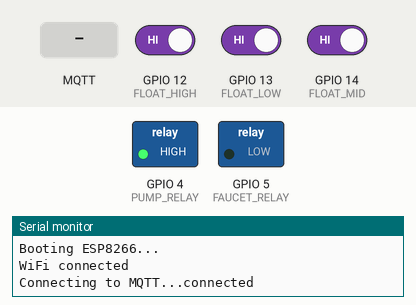
A sketch run on a simulated ESP8266 (NodeMCU). Parts: switched loads named in the sketch (green lamp = pin HIGH), the last lines printed to the serial monitor. The test bench sets the inputs (shaded band); at power-on: GPIO 12 (FLOAT_HIGH) HIGH, GPIO 14 (FLOAT_MID) HIGH, GPIO 13 (FLOAT_LOW) HIGH. WiFi joins after 1.5 s; servers stay silent unless stated; no MQTT or app messages arrive unless stated.

Above: at 2.7 s.
2.8 s: MQTT message "water-level/mode" arrives on the second subscribed topic
At 4.3 s:
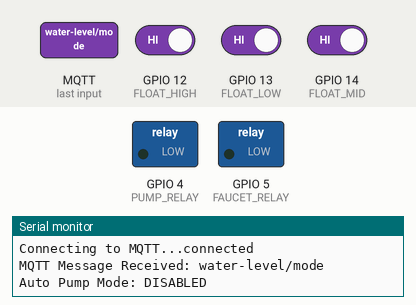
5.0 s: MQTT message "true" arrives on the first subscribed topic
At 5.8 s:
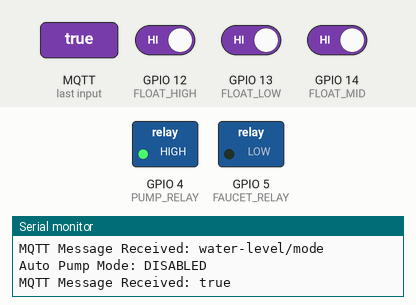
7.0 s: GPIO 12 (FLOAT_HIGH) driven LOW
At 8.6 s:
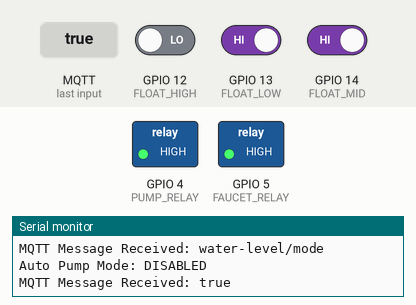
9.0 s: GPIO 12 (FLOAT_HIGH) driven HIGH
At 10.1 s:
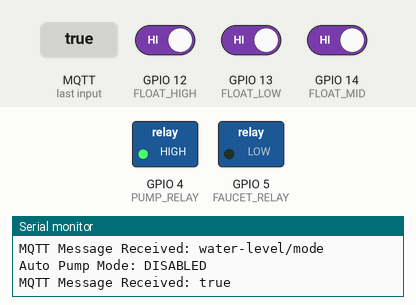
11.0 s: GPIO 14 (FLOAT_MID) driven LOW
At 12.7 s:
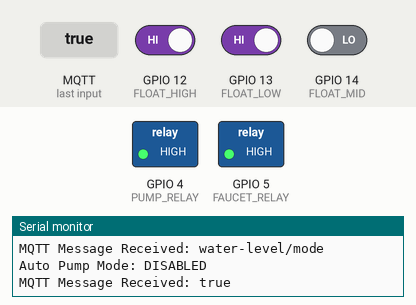
13.0 s: MQTT message "mais" arrives on the first subscribed topic
At 14.5 s:
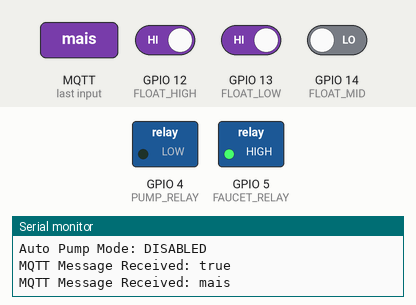
Timing chart, 0 to 16.0 s (numbered marks = the images above; inputs shaded):
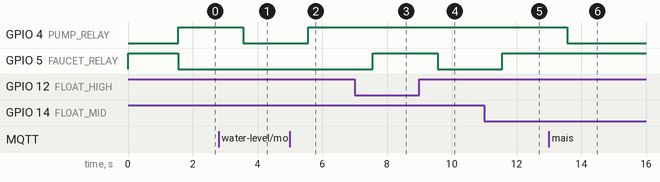

The sketch:

water_level.ino
```cpp
#include <ESP8266WiFi.h>
#include <PubSubClient.h>
#include <ArduinoJson.h>
#include <WiFiManager.h>

#define FLOAT_LOW 13   // Float sensor for low water level (20%)
#define FLOAT_MID 14   // Float sensor for mid water level (50%)
#define FLOAT_HIGH 12  // Float sensor for high water level (100%)

#define FAUCET_RELAY 5  // Relay for the faucet
#define PUMP_RELAY 4    // Relay for the pump

// WiFi & MQTT
// const char* ssid = "HUAWEI-2.4G-G9ad";
// const char* password = "77t3PXz4";
const char* mqtt_server = "157.245.204.46";

WiFiClient espClient;
PubSubClient client(espClient);

bool autoPumpMode = true;    // Default: Automatic pump mode
bool autoFaucetMode = true;  // Default: Automatic faucet mode
bool isMAISMode = false;     // Default: Tank-based automation
int lastWaterLevel = -1;     // Stores last published water level
String lastFaucetOpenTank = "false";
String lastFaucetOpenMais = "false";
String lastPumpOpenMais = "false";
String lastPumpOpenTank = "false";

unsigned long lastPublishTime = 0;  // Tracks last publish time
const long publishInterval = 3000;  // 10 seconds

void setup() {
  Serial.begin(9600);
  Serial.println("Booting ESP8266...");
  pinMode(FLOAT_LOW, INPUT_PULLUP);
  pinMode(FLOAT_MID, INPUT_PULLUP);
  pinMode(FLOAT_HIGH, INPUT_PULLUP);
  pinMode(FAUCET_RELAY, OUTPUT);
  pinMode(PUMP_RELAY, OUTPUT);

  digitalWrite(PUMP_RELAY, LOW);     // Ensure pump relay starts OFF
  digitalWrite(FAUCET_RELAY, HIGH);  // Ensure faucet starts OPEN (HIGH = Open)

   // Initialize WiFi using WiFiManager
  WiFiManager wifiManager;

  // Uncomment to reset saved credentials (for testing)
  // wifiManager.resetSettings();

if (!wifiManager.autoConnect("ESP8266-WATER-CONTROL")) { //TODO Change Device Number
    Serial.println("Failed to connect and hit timeout");
    ESP.restart();
    delay(1000);
  }

  while (WiFi.status() != WL_CONNECTED) {
    delay(500);
    Serial.print(".");
  }
  Serial.println("\nWiFi connected");

  client.setServer(mqtt_server, 1883);
  client.setCallback(callback);
  reconnect();
}

void loop() {
  if (!client.connected()) {
    reconnect();
  }
  client.loop();

  int lowState = digitalRead(FLOAT_LOW);
  int midState = digitalRead(FLOAT_MID);
  int highState = digitalRead(FLOAT_HIGH);

  String currentFaucetOpenTank;
  String currentFaucetOpenMais;
  String currentPumpOpenTank;
  String currentPumpOpenMais;

  int currentWaterLevel = (highState == LOW) ? 100 : (midState == LOW) ? 50
                                                   : (lowState == LOW) ? 20
                                                                       : 0;

  bool pumpState = digitalRead(PUMP_RELAY) == HIGH;
  bool faucetState = digitalRead(FAUCET_RELAY) == HIGH;

  unsigned long currentMillis = millis();

  if (currentMillis - lastPublishTime >= publishInterval) {
    lastPublishTime = currentMillis;

    StaticJsonDocument<200> jsonDoc;
    jsonDoc["water_level"] = currentWaterLevel;
    jsonDoc["pump_state"] = pumpState;
    jsonDoc["faucet_state"] = faucetState;
    jsonDoc["auto_faucet"] = autoFaucetMode;
    jsonDoc["auto_pump"] = autoPumpMode;
    jsonDoc["mode"] = isMAISMode ? "mais" : "tank";

    char jsonBuffer[256];
    serializeJson(jsonDoc, jsonBuffer);

    client.publish("water-level/full-state", jsonBuffer);

    // Serial.print("Published JSON: ");
    // Serial.println(jsonBuffer);
  }

  // Serial.print("LOW: ");
  // Serial.print(lowState == LOW ? "ON" : "OFF");
  // Serial.print(" | MID: ");
  // Serial.print(midState == LOW ? "ON" : "OFF");
  // Serial.print(" | HIGH: ");
  // Serial.print(highState == LOW ? "ON" : "OFF");
  // Serial.print(" | LEVEL: ");
  // Serial.println(currentWaterLevel);

  if (!isMAISMode) {
    if (autoPumpMode) {
      digitalWrite(PUMP_RELAY, currentWaterLevel == 20 || currentWaterLevel == 0 ? HIGH : LOW);
      // Serial.println(currentWaterLevel == 20 || currentWaterLevel == 0 ? "🚰 Pump ON (Water LOW)" : "✅ Pump OFF");
    }

    if (autoFaucetMode) {
      digitalWrite(FAUCET_RELAY, (midState == LOW || highState == LOW) ? HIGH : LOW);
      // Serial.println((midState == LOW || highState == LOW) ? "🚰 Faucet OPEN" : "❌ Faucet CLOSED");
    }
  } else {
    if (autoPumpMode) {
      digitalWrite(PUMP_RELAY, currentWaterLevel == 20 || currentWaterLevel == 0 ? HIGH : LOW);
      // Serial.println(currentWaterLevel == 20 || currentWaterLevel == 0 ? "🚰 MAIS Mode: Pump ON (Water LOW)" : "✅ Pump OFF");
    }
    if (autoFaucetMode) {
      digitalWrite(FAUCET_RELAY, (midState == LOW || highState == LOW) ? HIGH : LOW); // Irrigation opens when 50%
      // Serial.println("🔧 Faucet controlled by MAIS.");
    }
  }

  delay(1000);
}

void callback(char* topic, byte* payload, unsigned int length) {
  String message;
  for (int i = 0; i < length; i++) {
    message += (char)payload[i];
  }
  Serial.print("MQTT Message Received: ");
  Serial.println(message);

  if (strcmp(topic, "water-level/pump-control") == 0) {
    digitalWrite(PUMP_RELAY, message == "true" ? HIGH : LOW);
  } else if (strcmp(topic, "water-level/auto-pump") == 0) {
    digitalWrite(PUMP_RELAY, LOW);
    autoPumpMode = message == "true";
    Serial.println(autoPumpMode ? "Auto Pump Mode: ENABLED" : "Auto Pump Mode: DISABLED");
  } else if (strcmp(topic, "water-level/faucet-control") == 0) {
    digitalWrite(FAUCET_RELAY, message == "true" ? HIGH : LOW);
  } else if (strcmp(topic, "water-level/auto-faucet") == 0) {
    digitalWrite(FAUCET_RELAY, LOW);
    autoFaucetMode = message == "true";
    Serial.println(autoFaucetMode ? "Auto Faucet Mode: ENABLED" : "Auto Faucet Mode: DISABLED");
  } else if (strcmp(topic, "water-level/mode") == 0) {
    digitalWrite(FAUCET_RELAY, LOW);
    digitalWrite(PUMP_RELAY, LOW);
    // autoFaucetMode= true;
    // autoPumpMode= true;
    isMAISMode = message == "mais";
    Serial.println(isMAISMode ? "Switched to MAIS Mode" : "Switched to Tank-Based Mode");
  }
}

void reconnect() {
  while (!client.connected()) {
    Serial.print("Connecting to MQTT...");
    if (client.connect("ESP8266_WaterMonitor")) {
      Serial.println("connected");
      client.subscribe("water-level/pump-control");
      client.subscribe("water-level/auto-pump");
      client.subscribe("water-level/faucet-control");
      client.subscribe("water-level/auto-faucet");
      client.subscribe("water-level/mode");
    } else {
      Serial.print("failed, rc=");
      Serial.print(client.state());
      Serial.println(" retrying...");
      delay(2000);
    }
  }
}
```

Measured:
- after the input at 2.8 s, GPIO 4 (PUMP_RELAY): HIGH → LOW after 0.76 s
- after the input at 5.0 s, GPIO 4 (PUMP_RELAY): LOW → HIGH after 0.56 s
- after the input at 7.0 s, GPIO 5 (FAUCET_RELAY): LOW → HIGH after 0.56 s
- after the input at 9.0 s, GPIO 5 (FAUCET_RELAY): HIGH → LOW after 0.56 s
- after the input at 11.0 s, GPIO 5 (FAUCET_RELAY): LOW → HIGH after 0.56 s
- after the input at 13.0 s, GPIO 4 (PUMP_RELAY): HIGH → LOW after 0.56 s
